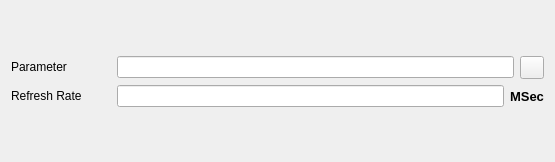
<?xml version="1.0" encoding="UTF-8"?>
<ui version="4.0">
 <class>GTACheckRefreshWidget</class>
 <widget class="QWidget" name="GTACheckRefreshWidget">
  <property name="geometry">
   <rect>
    <x>0</x>
    <y>0</y>
    <width>555</width>
    <height>162</height>
   </rect>
  </property>
  <property name="windowTitle">
   <string>Form</string>
  </property>
  <layout class="QGridLayout" name="gridLayout">
   <item row="1" column="0" colspan="2">
    <layout class="QHBoxLayout" name="horizontalLayout">
     <item>
      <widget class="QLabel" name="label">
       <property name="sizePolicy">
        <sizepolicy hsizetype="Preferred" vsizetype="Fixed">
         <horstretch>0</horstretch>
         <verstretch>0</verstretch>
        </sizepolicy>
       </property>
       <property name="minimumSize">
        <size>
         <width>100</width>
         <height>0</height>
        </size>
       </property>
       <property name="maximumSize">
        <size>
         <width>100</width>
         <height>16777215</height>
        </size>
       </property>
       <property name="text">
        <string>Parameter</string>
       </property>
      </widget>
     </item>
     <item>
      <widget class="QLineEdit" name="ParameterLE">
       <property name="readOnly">
        <bool>true</bool>
       </property>
      </widget>
     </item>
     <item>
      <widget class="QToolButton" name="searchPB">
       <property name="text">
        <string/>
       </property>
       <property name="icon">
        <iconset resource="../resource.qrc">
         <normaloff>:/images/forms/img/SEARCH.png</normaloff>:/images/forms/img/SEARCH.png</iconset>
       </property>
      </widget>
     </item>
    </layout>
   </item>
   <item row="2" column="0" colspan="2">
    <layout class="QHBoxLayout" name="horizontalLayout_2">
     <item>
      <widget class="QLabel" name="label_2">
       <property name="sizePolicy">
        <sizepolicy hsizetype="Preferred" vsizetype="Fixed">
         <horstretch>0</horstretch>
         <verstretch>0</verstretch>
        </sizepolicy>
       </property>
       <property name="minimumSize">
        <size>
         <width>100</width>
         <height>0</height>
        </size>
       </property>
       <property name="maximumSize">
        <size>
         <width>100</width>
         <height>16777215</height>
        </size>
       </property>
       <property name="text">
        <string>Refresh Rate</string>
       </property>
      </widget>
     </item>
     <item>
      <widget class="QLineEdit" name="refreshRateLE">
       <property name="sizePolicy">
        <sizepolicy hsizetype="Expanding" vsizetype="Fixed">
         <horstretch>0</horstretch>
         <verstretch>0</verstretch>
        </sizepolicy>
       </property>
      </widget>
     </item>
     <item>
      <widget class="QLabel" name="label_3">
       <property name="maximumSize">
        <size>
         <width>60</width>
         <height>16777215</height>
        </size>
       </property>
       <property name="font">
        <font>
         <pointsize>10</pointsize>
         <weight>75</weight>
         <bold>true</bold>
        </font>
       </property>
       <property name="text">
        <string>MSec</string>
       </property>
       <property name="alignment">
        <set>Qt::AlignCenter</set>
       </property>
      </widget>
     </item>
    </layout>
   </item>
   <item row="3" column="0" colspan="2">
    <spacer name="verticalSpacer">
     <property name="orientation">
      <enum>Qt::Vertical</enum>
     </property>
     <property name="sizeHint" stdset="0">
      <size>
       <width>20</width>
       <height>40</height>
      </size>
     </property>
    </spacer>
   </item>
   <item row="0" column="0" colspan="2">
    <spacer name="verticalSpacer_2">
     <property name="orientation">
      <enum>Qt::Vertical</enum>
     </property>
     <property name="sizeHint" stdset="0">
      <size>
       <width>20</width>
       <height>40</height>
      </size>
     </property>
    </spacer>
   </item>
  </layout>
 </widget>
 <resources>
  <include location="../resource.qrc"/>
 </resources>
 <connections/>
</ui>
